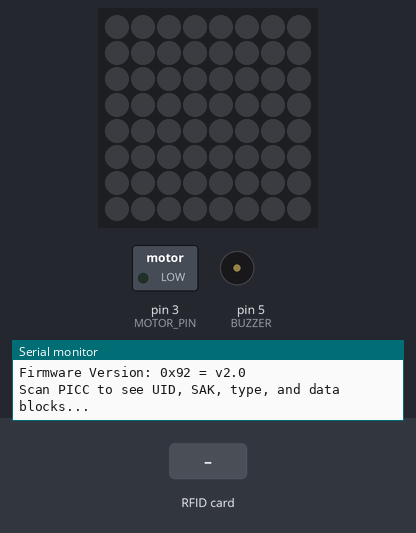
Recording of a sketch running on a simulated Arduino Uno, built with avr-gcc and run on an emulated ATmega328P. Shown: 8×8 RGB LED matrix (first LED top left, wired row by row), switched loads named in the sketch (green lamp = pin HIGH), buzzer (waves = sounding), the last lines printed to the serial monitor. The inputs (shaded band) are chosen by the test bench. Dim RGB values are drawn brighter than linear; pins used as bus, display or sensor lines are not drawn.

Above: at 1.2 s.
1.3 s: RFID card E3 C3 B9 79 held to the reader
At 2.1 s:
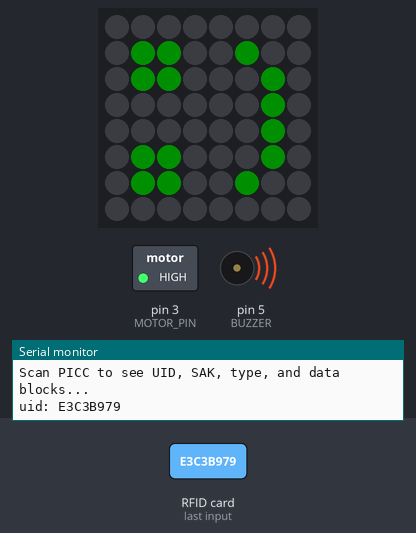
4.3 s: RFID card 5E 7A 19 C4 held to the reader
At 5.5 s:
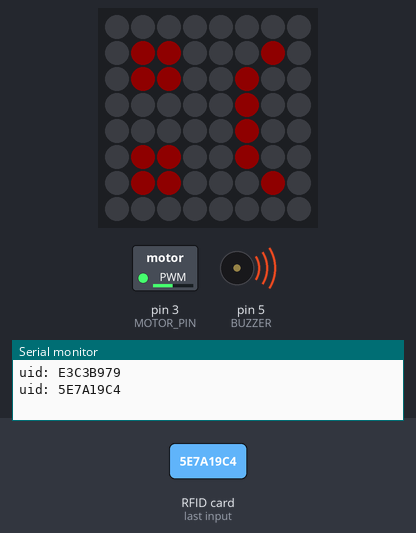
7.3 s: RFID card F0 EE 4B A8 held to the reader
At 7.63 s:
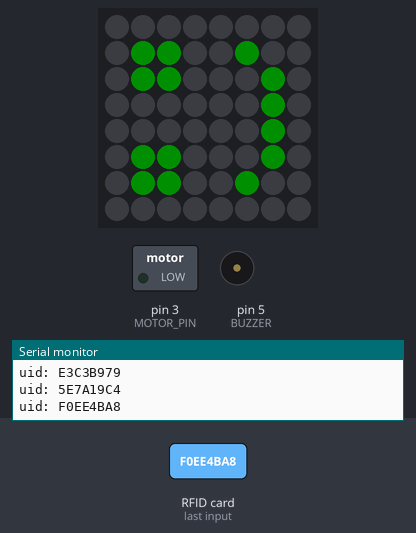
Timing chart, 0 to 10.6 s (numbered marks = the images above; inputs shaded):
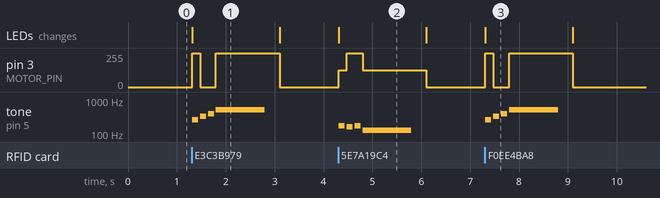

Measured:
- after the input at 1.3 s, pin 3 (MOTOR_PIN): 0/255 → 255/255 at once, → 0/255 0.16 s later, → 255/255 0.32 s later, → 0/255 1.3 s later; tone on pin 5 (BUZZER): plays 262 Hz for 0.13 s, 330 Hz for 0.13 s, 392 Hz for 0.13 s, 523 Hz for 1.0 s, starting at once; the LEDs: change at once (image 1)
- after the input at 4.3 s, pin 3 (MOTOR_PIN): 0/255 → 124/255 at once, → 255/255 0.16 s later, → 124/255 0.32 s later, → 0/255 1.3 s later; tone on pin 5 (BUZZER): plays 175 Hz for 0.13 s, 165 Hz for 0.13 s, 175 Hz for 0.13 s, 131 Hz for 1.0 s, starting at once; the LEDs: change at once (image 2)
- after the input at 7.3 s, pin 3 (MOTOR_PIN): 0/255 → 255/255 at once, → 0/255 0.16 s later, → 255/255 0.32 s later, → 0/255 1.3 s later; tone on pin 5 (BUZZER): plays 262 Hz for 0.13 s, 330 Hz for 0.13 s, 392 Hz for 0.13 s, 523 Hz for 1.0 s, starting at once; the LEDs: change at once (image 3)
- what the display in image 1 shows lasts 1.8 s, from 1.3 s to 3.1 s

The sketch:

main.ino
```cpp
#include <FastLED.h>
#include <MFRC522.h>
#include <SPI.h>
#include "pitches.h"

// led matrix
#define LED_PIN  6
#define COLOR_ORDER GRB
#define CHIPSET WS2812
#define BRIGHTNESS 16
#define MATRIX_WIDTH 8
#define MATRIX_HEIGHT 8
#define NUM_LEDS (MATRIX_WIDTH * MATRIX_HEIGHT)

// vibration
#define MOTOR_PIN  3

// buzzer
#define BUZZER 5

// rfid
#define RST_PIN 9
#define SS_PIN  10

CRGB leds[ NUM_LEDS ];
MFRC522 mfrc522(SS_PIN, RST_PIN);

void setup() {
  Serial.begin(9600);
  ledMatrixSetup();
  rfidSetup();
}

void loop() {
  if ( !isNewCardAvailable() ) {
    return;
  }

  String uid = readUID();
  if (isValidUid(uid)) {
    drawHappyFace();
    aprobarReact();
    resetMatrix();
  } else {
    drawSadFace();
    rechazarReact();
    resetMatrix();
  }

}

void react(
  int melody[],
  int durations[],
  size_t songLength,
  int vibrationLevel[]) {

  for (int thisNote = 0; thisNote < songLength; thisNote++){
    int duration = 1000/ durations[thisNote];
    tone(BUZZER, melody[thisNote], duration);
    analogWrite(MOTOR_PIN, vibrationLevel[thisNote]);
    int pause = duration * 1.3;
    delay(pause);
    noTone(BUZZER);
  }
  analogWrite(MOTOR_PIN, 0);
}

void aprobarReact(){
  int melody[] = { NOTE_C4, NOTE_E4, NOTE_G4, NOTE_C5 };
  int durations[] = { 8, 8, 8, 1};
  int vibrationLevel[] = {255, 0, 0, 255};
  react(melody, durations, sizeof(melody)/sizeof(int), vibrationLevel);
}

void rechazarReact(){
  int melody[] = { NOTE_F3, NOTE_E3, NOTE_F3, NOTE_C3 };
  int durations[] = { 8, 8, 8, 1};
  int vibrationLevel[] = {124, 255, 255, 124};
  react(melody, durations, sizeof(melody)/sizeof(int), vibrationLevel);
}

// rfid
void rfidSetup() {
  while (!Serial);
  SPI.begin();
  mfrc522.PCD_Init();
  delay(4);
  mfrc522.PCD_DumpVersionToSerial();
  Serial.println(F("Scan PICC to see UID, SAK, type, and data blocks..."));
}

bool isNewCardAvailable() {
  if ( ! mfrc522.PICC_IsNewCardPresent()) {
    return false;
  }

  if ( ! mfrc522.PICC_ReadCardSerial()) {
    return false;
  }

  return true;
}

String readUID() {
  String uid = "";

  for (byte i = 0; i < mfrc522.uid.size; i++)
  {
    uid.concat(String(mfrc522.uid.uidByte[i], HEX));
  }
  uid.toUpperCase();

  mfrc522.PICC_HaltA();

  Serial.print(F("uid: "));
  Serial.println(uid);
  return uid;
}

bool isValidUid(String uid) {
  byte keys_size = 2;
  const char* keys[] = {"E3C3B979", "F0EE4BA8"};

  for (byte i = 0; i < keys_size; i++) {
    const char* key = keys[i];
    if (uid.compareTo(key) == 0) {
      return true;
    }
  }
  return false;
}

// led matrix
int tiempoEspera = 1000;

void ledMatrixSetup(){
  FastLED.addLeds<CHIPSET, LED_PIN, COLOR_ORDER>(leds, NUM_LEDS).setCorrection(TypicalSMD5050);
  FastLED.setBrightness( BRIGHTNESS );
  resetMatrix();
}

uint16_t XY( uint8_t x, uint8_t y) {
  return (y * MATRIX_WIDTH) + x;
}

void displayImage(uint64_t image, uint8_t h, uint8_t s, uint8_t v) {
  for (int i = 0; i < 8; i++) {
    byte row = (image >> i * 8) & 0xFF;
    for (int j = 0; j < 8; j++) {
      if (bitRead(row, j) == 1) {
        leds[ XY(i, j)]  = CHSV(h, s, v);
      }
    }
  }
  FastLED.show();
}

void resetMatrix() {
    displayImage(0xffffffffffffffff, 0, 0, 0);
}

void drawHappyFace() {
    displayImage(0x003c420000666600, HSVHue::HUE_GREEN, 240, 240);
}

void drawSadFace() {
    displayImage(0x00423c0000666600, HSVHue::HUE_RED, 240, 240);
}

void drawHeart() {
    displayImage(0x183c7effffff6600, HSVHue::HUE_PINK, 240, 240);
}
```

pitches.h
```cpp
/*************************************************
 * Public Constants
 *************************************************/

#define NOTE_B0  31
#define NOTE_C1  33
#define NOTE_CS1 35
#define NOTE_D1  37
#define NOTE_DS1 39
#define NOTE_E1  41
#define NOTE_F1  44
#define NOTE_FS1 46
#define NOTE_G1  49
#define NOTE_GS1 52
#define NOTE_A1  55
#define NOTE_AS1 58
#define NOTE_B1  62
#define NOTE_C2  65
#define NOTE_CS2 69
#define NOTE_D2  73
#define NOTE_DS2 78
#define NOTE_E2  82
#define NOTE_F2  87
#define NOTE_FS2 93
#define NOTE_G2  98
#define NOTE_GS2 104
#define NOTE_A2  110
#define NOTE_AS2 117
#define NOTE_B2  123
#define NOTE_C3  131
#define NOTE_CS3 139
#define NOTE_D3  147
#define NOTE_DS3 156
#define NOTE_E3  165
#define NOTE_F3  175
#define NOTE_FS3 185
#define NOTE_G3  196
#define NOTE_GS3 208
#define NOTE_A3  220
#define NOTE_AS3 233
#define NOTE_B3  247
#define NOTE_C4  262
#define NOTE_CS4 277
#define NOTE_D4  294
#define NOTE_DS4 311
#define NOTE_E4  330
#define NOTE_F4  349
#define NOTE_FS4 370
#define NOTE_G4  392
#define NOTE_GS4 415
#define NOTE_A4  440
#define NOTE_AS4 466
#define NOTE_B4  494
#define NOTE_C5  523
#define NOTE_CS5 554
#define NOTE_D5  587
#define NOTE_DS5 622
#define NOTE_E5  659
#define NOTE_F5  698
#define NOTE_FS5 740
#define NOTE_G5  784
#define NOTE_GS5 831
#define NOTE_A5  880
#define NOTE_AS5 932
#define NOTE_B5  988
#define NOTE_C6  1047
#define NOTE_CS6 1109
#define NOTE_D6  1175
#define NOTE_DS6 1245
#define NOTE_E6  1319
#define NOTE_F6  1397
#define NOTE_FS6 1480
#define NOTE_G6  1568
#define NOTE_GS6 1661
#define NOTE_A6  1760
#define NOTE_AS6 1865
#define NOTE_B6  1976
#define NOTE_C7  2093
#define NOTE_CS7 2217
#define NOTE_D7  2349
#define NOTE_DS7 2489
#define NOTE_E7  2637
#define NOTE_F7  2794
#define NOTE_FS7 2960
#define NOTE_G7  3136
#define NOTE_GS7 3322
#define NOTE_A7  3520
#define NOTE_AS7 3729
#define NOTE_B7  3951
#define NOTE_C8  4186
#define NOTE_CS8 4435
#define NOTE_D8  4699
#define NOTE_DS8 4978
 
```
